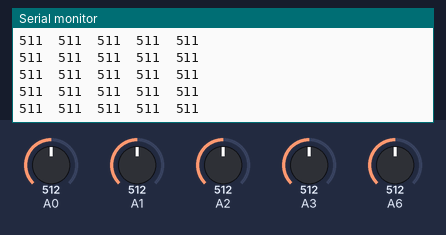
Recording of a sketch running on a simulated Arduino Nano, built with avr-gcc and run on an emulated ATmega328P. Parts: the last lines printed to the serial monitor. The inputs (shaded band) are chosen by the test bench; at power-on: A0 = 512, A1 = 512, A2 = 512, A3 = 512, A6 = 512.

Above: at 2.7 s.
2.8 s: A0 set to 716
At 3.21 s:
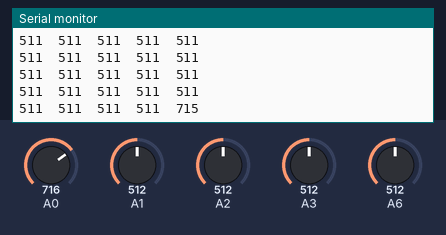
4.3 s: A1 set to 716
At 4.48 s:
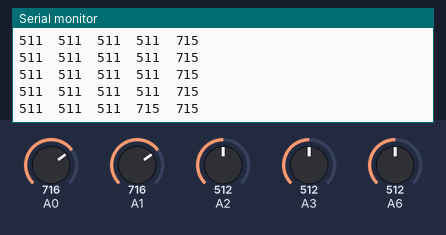
5.8 s: A2 set to 716
At 6.01 s:
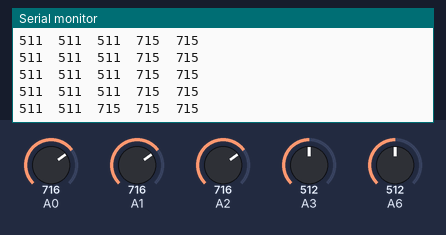
7.3 s: A3 set to 716
At 7.53 s:
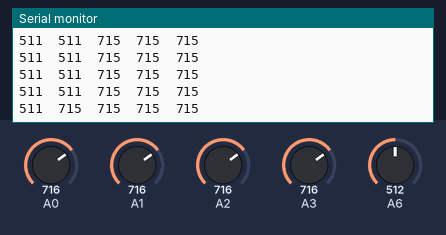
8.8 s: A6 set to 716
At 8.81 s:
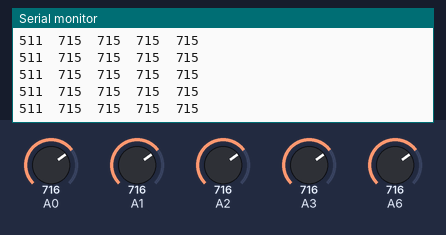
10.3 s: A0 set to 992
At 10.33 s:
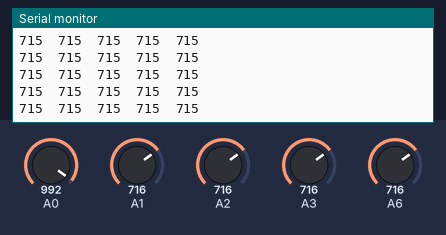
Timing chart, 0 to 12.8 s (numbered marks = the images above; inputs shaded):
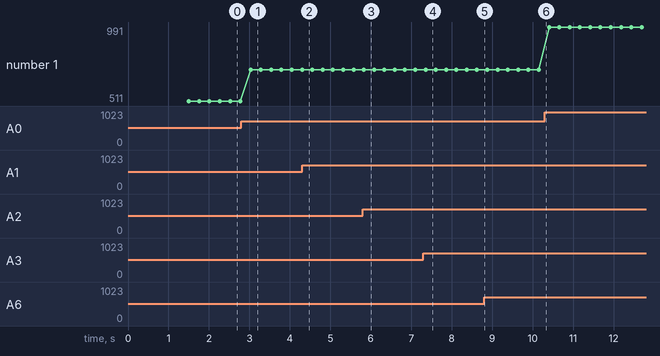

Measured:
- after the input at 2.8 s, the serial monitor: prints a new line after 0.23 s (image 1)
- after the input at 4.3 s, the serial monitor: prints a new line at once (image 2)
- after the input at 5.8 s, the serial monitor: prints a new line at once (image 3)
- after the input at 7.3 s, the serial monitor: prints a new line after 0.05 s (image 4)
- plotted number 1: 511 → 715 after the input at 2.8 s, 715 → 991 after the input at 10.3 s

The sketch:

microbot_v10_sensortest.ino
```cpp
/*
*Required Pololu QTR Sensor 3.0.0 Library: https://github.com/pololu/qtr-sensors-arduino/archive/3.0.0.zip


*/

#include <QTRSensors.h>


#define NUM_SENSORS             5  // number of sensors used
#define NUM_SAMPLES_PER_SENSOR  4  // average 4 analog samples per sensor reading
#define EMITTER_PIN             QTR_NO_EMITTER_PIN  // emitter is controlled by digital pin 2

// sensors 0 through 4 are connected to analog inputs 0 through 4, respectively
QTRSensorsAnalog qtra((unsigned char[]) {A6, A3 ,A2 , A1, A0},

  NUM_SENSORS, NUM_SAMPLES_PER_SENSOR, EMITTER_PIN);
unsigned int sensorValues[NUM_SENSORS];


void setup()
{
  delay(500);
  Serial.begin(9600); // set the data rate in bits per second for serial data transmission
  delay(1000);
}


void loop()
{
  // read raw sensor values
  qtra.read(sensorValues);

  // print the sensor values as numbers from 0 to 1023, where 0 means maximum reflectance and
  // 1023 means minimum reflectance
  for (unsigned char i = 0; i < NUM_SENSORS; i++)
  {
    Serial.print(sensorValues[i]);
    Serial.print('\t'); // tab to format the raw data into columns in the Serial monitor
  }
  Serial.println();

  delay(250);
}
```
